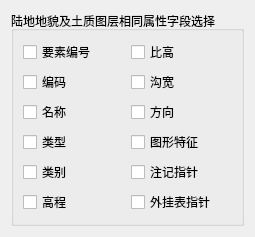
           <widget class="QWidget" name="tab_Layer_J">
            <attribute name="title">
             <string>陆地地貌及土质</string>
            </attribute>
            <layout class="QGridLayout" name="gridLayout_31">
             <item row="0" column="0">
              <widget class="QGroupBox" name="groupBox_J">
               <property name="title">
                <string>陆地地貌及土质图层相同属性字段选择</string>
               </property>
               <layout class="QGridLayout" name="gridLayout_16">
                <item row="0" column="0">
                 <widget class="QCheckBox" name="checkBox_YaoSuBianHao_J">
                  <property name="text">
                   <string>要素编号</string>
                  </property>
                 </widget>
                </item>
                <item row="0" column="1">
                 <widget class="QCheckBox" name="checkBox_BiGao_J">
                  <property name="text">
                   <string>比高</string>
                  </property>
                 </widget>
                </item>
                <item row="1" column="0">
                 <widget class="QCheckBox" name="checkBox_BianMa_J">
                  <property name="text">
                   <string>编码</string>
                  </property>
                 </widget>
                </item>
                <item row="1" column="1">
                 <widget class="QCheckBox" name="checkBox_GouKuan_J">
                  <property name="text">
                   <string>沟宽</string>
                  </property>
                 </widget>
                </item>
                <item row="2" column="0">
                 <widget class="QCheckBox" name="checkBox_MingCheng_J">
                  <property name="text">
                   <string>名称</string>
                  </property>
                 </widget>
                </item>
                <item row="2" column="1">
                 <widget class="QCheckBox" name="checkBox_FangXiang_J">
                  <property name="text">
                   <string>方向</string>
                  </property>
                 </widget>
                </item>
                <item row="3" column="0">
                 <widget class="QCheckBox" name="checkBox_LeiXing_J">
                  <property name="text">
                   <string>类型</string>
                  </property>
                 </widget>
                </item>
                <item row="3" column="1">
                 <widget class="QCheckBox" name="checkBox_TuXingTeZheng_J">
                  <property name="text">
                   <string>图形特征</string>
                  </property>
                 </widget>
                </item>
                <item row="4" column="0">
                 <widget class="QCheckBox" name="checkBox_LeiBie_J">
                  <property name="text">
                   <string>类别</string>
                  </property>
                 </widget>
                </item>
                <item row="4" column="1">
                 <widget class="QCheckBox" name="checkBox_ZhuJiZhiZhen_J">
                  <property name="text">
                   <string>注记指针</string>
                  </property>
                 </widget>
                </item>
                <item row="5" column="0">
                 <widget class="QCheckBox" name="checkBox_GaoCheng_J">
                  <property name="text">
                   <string>高程</string>
                  </property>
                 </widget>
                </item>
                <item row="5" column="1">
                 <widget class="QCheckBox" name="checkBox_WaiGuaBiaoZhiZhen_J">
                  <property name="text">
                   <string>外挂表指针</string>
                  </property>
                 </widget>
                </item>
               </layout>
              </widget>
             </item>
            </layout>
           </widget>
